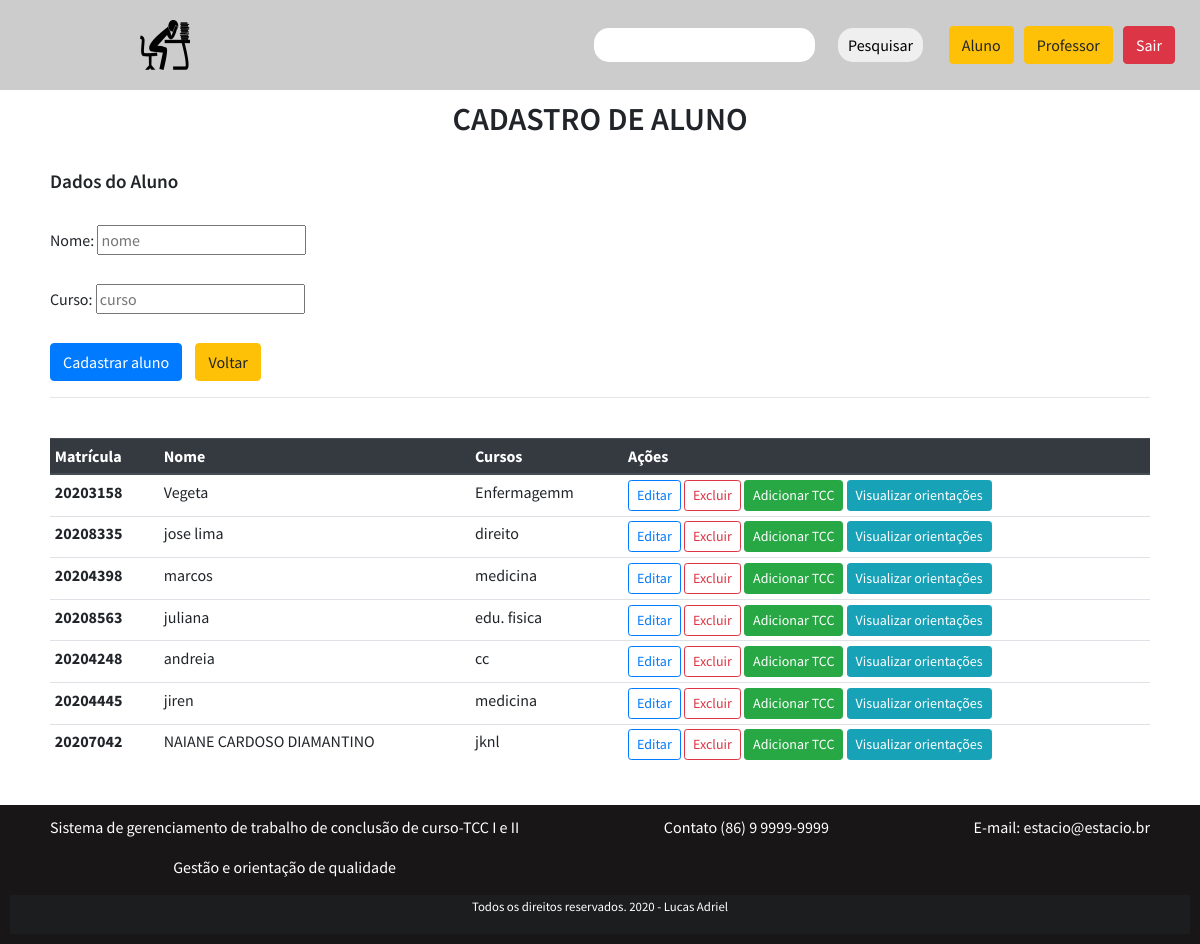
The page /aluno.php (signed in) on the database its author committed.
### tables this page shows
CREATE TABLE `alunos` (
  `id` int(11) NOT NULL,
  `nome` varchar(255) DEFAULT NULL,
  `curso` varchar(255) DEFAULT NULL,
  `matricula` varchar(255) DEFAULT NULL,
  `created_at` datetime DEFAULT current_timestamp(),
  `updated_at` datetime DEFAULT NULL ON UPDATE current_timestamp(),
  `senha` varchar(255) DEFAULT NULL,
  `orientacao` text DEFAULT NULL
);

### aluno.php (the view, shortened to what this page needs)
<?php
require __DIR__ . "/config.php";
if (isset($_SESSION['login'])) {
    $sql = $pdo->prepare("select * from alunos");
    $sql->execute();
    if ($sql->rowCount() > 0) {
        $dados = $sql->fetchAll();
    }
}
?>
<?php require __DIR__ . "/pages/header.php"; ?>
    <header><h1 class="aluno-title">CADASTRO DE ALUNO</h1></header><br>
    <div class="tabelas">
        <h2 class="aluno-subtitle">Dados do Aluno</h2><br>
            <form method="post">
                <label for="nome">Nome:</label>
                    <input type="text" name="nome" id="nome" width="150" maxlength="150" placeholder="nome"> <br><br>
                <label>Curso:</label>
                    <input type="text" name="curso" width="150" maxlength="150" placeholder="curso"> <br><br>
                <input class="btn btn-primary" type="submit" value="Cadastrar aluno">
                <a href="index.php" class="btn btn-warning" style="margin-left: 10px;">Voltar</a>
            </form>
            <hr><br>
        <table class="table table-sm table-hover">
            <thead class="thead-dark">
                <tr>
                    <th scope="col">Matrícula</th>
                    <th scope="col">Nome</th>
                    <th scope="col">Cursos</th>
                    <th scope="col">Ações</th>
                </tr>
            </thead>
            <tbody>
                <?php foreach ($dados as $dado): ?>
                <tr>
                    <td style="font-weight: bold;"><?= empty($dado['matricula']) ? 'Sem matrícula' : $dado['matricula']; ?></td>
                    <td><?= empty($dado['nome']) ? 'Sem usuário' : $dado['nome']; ?></td>
                    <td><?= empty($dado['curso']) ? 'Sem curso' : $dado['curso'];; ?></td>
                    <td>
                        <a href="editar.php?id=<?= $dado['id']; ?>">
                            <button type="button" class="btn btn-sm btn-outline-primary">Editar</button>
                        </a>
                        <a href="excluir.php?id=<?= $dado['id']; ?>">
                            <button type="button" class="btn btn-sm btn-outline-danger">Excluir</button>
                        </a>
                        <a href="tcc.php?id=<?= $dado['id']; ?>">
                            <button type="button" class="btn btn-sm btn-success">Adicionar TCC</button>
                        </a>
                        <a href="visuOrientacao.php?id=<?= $dado['id']; ?>">
                            <button type="button" class="btn btn-sm btn-info">Visualizar orientações</button>
                        </a>
                    </td>
                </tr>
                <?php endforeach; ?>
            </tbody>
        </table>
    </div><br>
<?php require __DIR__ . '/pages/footer.php'; ?>

### assets/css/style.css (style rules this page uses)
* { font-family: 'Source Sans Pro', sans-serif; }
body { margin: 0; padding: 0; overflow-x: hidden; box-sizing: border-box; }
.aluno-title { text-align: center; margin-top: 10px; font-size: 2em; font-weight: 600; }
.aluno-subtitle { font-size: 1.2em; font-weight: 600; }
.tabelas { max-width: 1100px; margin: auto; }

### rows shown on the page
alunos: matricula "20203158", nome "Vegeta", curso "Enfermagemm"
alunos: matricula "20208335", nome "jose lima", curso "direito"
alunos: matricula "20204398", nome "marcos", curso "medicina"
alunos: matricula "20208563", nome "juliana", curso "edu. fisica"
alunos: matricula "20204248", nome "andreia", curso "cc"
alunos: matricula "20204445", nome "jiren", curso "medicina"
alunos: matricula "20207042", nome "NAIANE CARDOSO DIAMANTINO", curso "jknl"
